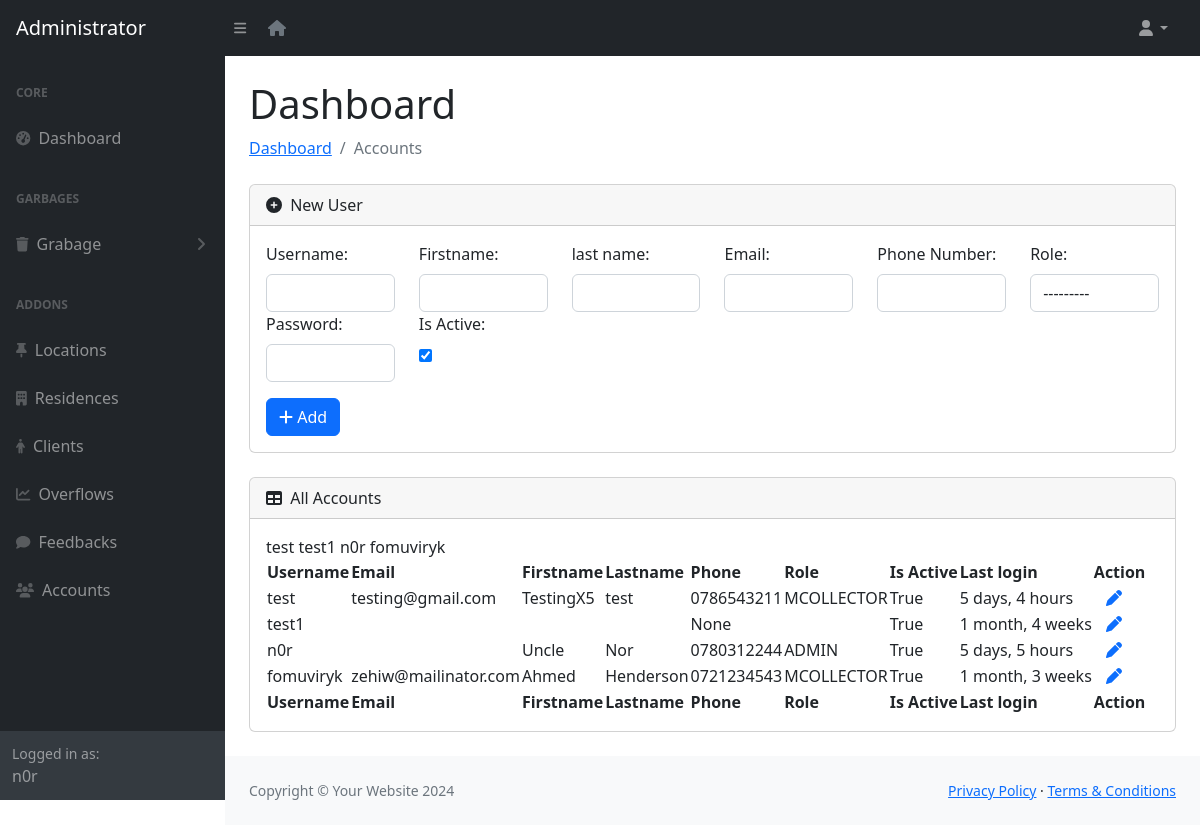
The app's page /accounts/ (signed in) with its own data.
### app/models.py (models this page shows)
class User(AbstractUser):
    class Role(models.TextChoices):
        MCOLLECTOR = "MCOLLECTOR", "Money Collector"
        ADMIN = "ADMIN", "Admin"
    role = models.CharField(max_length=50, choices=Role.choices)
    phone_number = models.CharField(validators=[phone_regex], max_length=13, unique=True, null=True)
    groups = models.ManyToManyField(
        'auth.Group',
        related_name='users',
        blank=True,
        help_text='The groups this user belongs to.'
    )
    user_permissions = models.ManyToManyField(
        'auth.Permission',
        related_name='users',
        blank=True,
        help_text='Specific permissions for this user.'
    )

### app/views.py (the view)
# urls.py: path('accounts/', views.accounts, name="accounts"),
@role_required(['ADMIN'])
def accounts(request):
    users = User.objects.all()
    if request.method == "POST":
        form = CreateAccountForm(request.POST)
        if form.is_valid():
            password = form.cleaned_data.get('password')
            user = form.save(commit=False)
            user.password = make_password(password)
            user.save()
            messages.success(request, "Account created successfuly. Now login")
            return redirect('accounts')
        else:
            messages.error(request, f"{form.errors}")
    else:
        form = CreateAccountForm()
    context = { 'form': form, 'users': users}
    return render(request, 'adminn/accounts.html', context)

### app/forms.py
class CreateAccountForm(forms.ModelForm):
    class Meta:
        model = User
        fields = '__all__'
        exclude = ['is_superuser', 'last_login', 'is_staff', 'date_joined', 'groups', 'user_permissions']
        widgets = {
            'username':forms.TextInput(attrs={'class': 'form-control'}),
            'first_name':forms.TextInput(attrs={'class': 'form-control'}),
            'last_name':forms.TextInput(attrs={'class': 'form-control'}),
            'email':forms.EmailInput(attrs={'class': 'form-control'}),
            'phone_number':forms.TextInput(attrs={'class': 'form-control'}),
            'role':forms.Select(attrs={'class': 'form-control'}),
            'password':forms.PasswordInput(attrs={'class': 'form-control'}),
            'last_name':forms.TextInput(attrs={'class': 'form-control'}),
         }

### app/views.py (called while the page is built)
def role_required(allowed_roles):
    def decorator(view_func):
        @wraps(view_func)
        def _wrapped_view(request, *args, **kwargs):
            if request.user.is_authenticated and request.user.role in allowed_roles:
                return view_func(request, *args, **kwargs)
            return redirect('403')
        return _wrapped_view
    return decorator

### app/templates/app/adminn/accounts.html (shortened to what this page needs)
{% load static %}
{% include 'adminn/includes/header.html' %}
            <div id="layoutSidenav_content">
                <main>
                    <div class="container-fluid px-4">
                        <h1 class="mt-4">Dashboard</h1>
                        <ol class="breadcrumb mb-4">
                            <li class="breadcrumb-item "><a href="{% url 'admin-home' %}">Dashboard</a></li>
                            <li class="breadcrumb-item active">Accounts</li>
                        </ol>
                        <div class="card mb-4">
                            <div class="card-header">
                                <i class="fas fa-plus-circle me-1"></i>
                               New User
                            </div>
                            <div class="card-body">
                                <form method="POST" class="row">
                                    <div class="col-md-2">
                                      <label for="username" class="form-label">Username:</label>
                                      {{ form.username }}
                                    </div>
                                    <div class="col-md-2">
                                        <label for="first_name" class="form-label">Firstname:</label>
                                        {{ form.first_name }}
                                    </div>
                                    <div class="col-md-2">
                                        <label for="last_name" class="form-label">last name:</label>
                                        {{ form.last_name }}
                                    </div>
                                    <div class="col-md-2">
                                        <label for="email" class="form-label">Email:</label>
                                        {{ form.email }}
                                    </div>
                                    <div class="col-md-2">
                                        <label for="phone_number" class="form-label">Phone Number:</label>
                                        {{ form.phone_number }}
                                    </div>
                                    <div class="col-md-2">
                                        <label for="role" class="form-label">Role:</label>
                                        {{ form.role }}
                                    </div>
                                    <div class="col-md-2">
                                        <label for="password" class="form-label">Password:</label>
                                        {{ form.password }}
                                    </div>
                                    <div class="col-md-2">
                                        <label for="is_active" class="form-label">Is Active:</label><br>
                                        {{ form.is_active }}
                                    </div>
                                    <div class="col-md-12 mt-3">
                                        <button type="submit" class="btn btn-primary"><i class="fas fa-plus"></i> Add</button>
                                      </div>
                                </form>
                            </div>
                        </div>
                        <div class="card mb-4">
                            <div class="card-header">
                                <i class="fas fa-table me-1"></i>
                                All Accounts
                            </div>
                            <div class="card-body">
                              <table id="datatablesSimple">
                                <thead>
                                    <tr>
                                        <th>Username</th>
                                        <th>Email</th>
                                        <th>Firstname</th>
                                        <th>Lastname</th>
                                        <th>Phone</th>
                                        <th>Role</th>
                                        <th>Is Active</th>
                                        <th>Last login</th>
                                        <th>Action</th>
                                    </tr>
                                </thead>
                                <tfoot>
                                    <tr>
                                        <th>Username</th>
                                        <th>Email</th>
                                        <th>Firstname</th>
                                        <th>Lastname</th>
                                        <th>Phone</th>
                                        <th>Role</th>
                                        <th>Is Active</th>
                                        <th>Last login</th>
                                        <th>Action</th>
                                    </tr>
                                </tfoot>
                                <tbody>
                                    {% for user in users %}
                                        <tr>
                                            <td>{{ user.username }}</td>
                                            <td>{{ user.email }}</td>
                                            <td>{{ user.first_name }}</td>
                                            <td>{{ user.last_name }}</td>
                                            <td>{{ user.phone_number }}</td>
                                            <td>{{ user.role }}</td>
                                            <td>{{ user.is_active }}</td>
                                            <td>{{ user.last_login | timesince}}</td>
                                            <td>&nbsp &nbsp<a href="{% url 'edit-accounts'  user.id %}"><i class="fa fa-pen"></i></a></td>
                                        </tr>
                                    {% endfor %}
                                </tbody>
                              </table>
                              </div>
                          </div>
                    </div>
                </main>
{% include 'adminn/includes/footer.html' %}

### app/templates/app/adminn/includes/header.html (shortened to what this page needs)
{% load static %}
<!DOCTYPE html>
<html lang="en">
    <head>
        <link href="https://cdn.jsdelivr.net/npm/simple-datatables@7.1.2/dist/style.min.css" rel="stylesheet" />
        <link href="{% static 'adminn/css/styles.css' %}" rel="stylesheet" />
    </head>
    <body class="sb-nav-fixed">
        <nav class="sb-topnav navbar navbar-expand navbar-dark bg-dark">
            <a class="navbar-brand ps-3" href="{% url 'admin-home' %}">Administrator</a>
            <button class="btn btn-link btn-sm order-1 order-lg-0 me-4 me-lg-0" id="sidebarToggle" href="#!"><i class="fas fa-bars"></i></button>&nbsp;&nbsp;&nbsp;
            <a href="/" class="text-secondary"><i class="fas fa-house"></i></a>
            <ul class="navbar-nav ms-auto ms-md-0 me-3 me-lg-4">
                <li class="nav-item dropdown">
                    <a class="nav-link dropdown-toggle" id="navbarDropdown" href="#" role="button" data-bs-toggle="dropdown" aria-expanded="false"><i class="fas fa-user fa-fw"></i></a>
                </li>
            </ul>
        </nav>
        <div id="layoutSidenav">
            <div id="layoutSidenav_nav">
                <nav class="sb-sidenav accordion sb-sidenav-dark" id="sidenavAccordion">
                    <div class="sb-sidenav-menu">
                        <div class="nav">
                            <div class="sb-sidenav-menu-heading">Core</div>
                            <a class="nav-link" href="{% url 'admin-home' %}">
                                <div class="sb-nav-link-icon"><i class="fas fa-tachometer-alt"></i></div>
                                Dashboard
                            </a>
                            <div class="sb-sidenav-menu-heading">Garbages</div>
                            <a class="nav-link collapsed" href="#" data-bs-toggle="collapse" data-bs-target="#collapseLayouts" aria-expanded="false" aria-controls="collapseLayouts">
                                <div class="sb-nav-link-icon"><i class="fas fa-trash"></i></div>
                                Grabage
                                <div class="sb-sidenav-collapse-arrow"><i class="fas fa-angle-down"></i></div>
                            </a>
                            <div class="sb-sidenav-menu-heading">Addons</div>
                            <a class="nav-link" href="{% url 'locations' %}">
                                <div class="sb-nav-link-icon"><i class="fas fa-thumb-tack"></i></div>
                                Locations
                            </a>
                            <a class="nav-link" href="{% url 'residence' %}">
                                <div class="sb-nav-link-icon"><i class="fas fa-building"></i></div>
                                Residences
                            </a>
                            <a class="nav-link" href="{% url 'clients' %}">
                                <div class="sb-nav-link-icon"><i class="fas fa-male"></i></div>
                                Clients
                            </a>
                            <a class="nav-link" href="{% url 'overflow' %}">
                                <div class="sb-nav-link-icon"><i class="fas fa-line-chart"></i></div>
                                Overflows
                            </a>
                            <a class="nav-link" href="{% url 'feedbacks' %}">
                                <div class="sb-nav-link-icon"><i class="fas fa-comment"></i></div>
                                Feedbacks
                            </a>
                            <a class="nav-link" href="{% url 'accounts' %}">
                                <div class="sb-nav-link-icon"><i class="fas fa-users"></i></div>
                                Accounts
                            </a>
                        </div>
                    </div>
                    <div class="sb-sidenav-footer">
                        <div class="small">Logged in as:</div>
                        {{ request.user }}
                    </div>
                </nav>
            </div>

### records on screen
User: user "n0r", username "n0r", first_name "Uncle", last_name "Nor", phone_number "0780312244", role "ADMIN", is_active "True", last_login "5 days, 5 hours"
User: username "test", email "testing@gmail.com", first_name "TestingX5", last_name "test", phone_number "0786543211", role "MCOLLECTOR", is_active "True", last_login "5 days, 4 hours"
User: username "test1", phone_number "None", is_active "True", last_login "1 month, 4 weeks"
User: username "fomuviryk", email "zehiw@mailinator.com", first_name "Ahmed", last_name "Henderson", phone_number "0721234543", role "MCOLLECTOR", is_active "True", last_login "1 month, 3 weeks"
